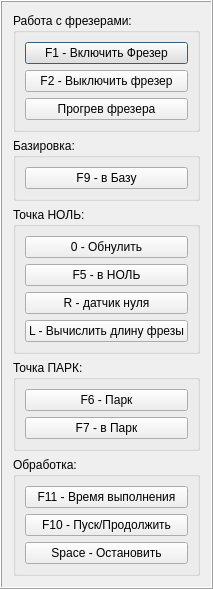
         <widget class="QFrame" name="actions_frame">
          <property name="sizePolicy">
           <sizepolicy hsizetype="Preferred" vsizetype="Preferred">
            <horstretch>3</horstretch>
            <verstretch>7</verstretch>
           </sizepolicy>
          </property>
          <property name="frameShape">
           <enum>QFrame::Box</enum>
          </property>
          <property name="frameShadow">
           <enum>QFrame::Raised</enum>
          </property>
          <layout class="QVBoxLayout" name="verticalLayout_3">
           <item>
            <widget class="QGroupBox" name="mill_actions_group_box">
             <property name="title">
              <string>Работа с фрезерами:</string>
             </property>
             <layout class="QVBoxLayout" name="verticalLayout_9">
              <item>
               <widget class="QPushButton" name="mill_on_button">
                <property name="sizePolicy">
                 <sizepolicy hsizetype="Minimum" vsizetype="Preferred">
                  <horstretch>0</horstretch>
                  <verstretch>0</verstretch>
                 </sizepolicy>
                </property>
                <property name="palette">
                 <palette>
                  <active>
                   <colorrole role="Button">
                    <brush brushstyle="SolidPattern">
                     <color alpha="255">
                      <red>223</red>
                      <green>223</green>
                      <blue>223</blue>
                     </color>
                    </brush>
                   </colorrole>
                   <colorrole role="BrightText">
                    <brush brushstyle="SolidPattern">
                     <color alpha="255">
                      <red>255</red>
                      <green>255</green>
                      <blue>255</blue>
                     </color>
                    </brush>
                   </colorrole>
                   <colorrole role="ButtonText">
                    <brush brushstyle="SolidPattern">
                     <color alpha="255">
                      <red>0</red>
                      <green>0</green>
                      <blue>0</blue>
                     </color>
                    </brush>
                   </colorrole>
                   <colorrole role="Base">
                    <brush brushstyle="SolidPattern">
                     <color alpha="255">
                      <red>255</red>
                      <green>255</green>
                      <blue>255</blue>
                     </color>
                    </brush>
                   </colorrole>
                   <colorrole role="Window">
                    <brush brushstyle="SolidPattern">
                     <color alpha="255">
                      <red>70</red>
                      <green>130</green>
                      <blue>179</blue>
                     </color>
                    </brush>
                   </colorrole>
                  </active>
                  <inactive>
                   <colorrole role="Button">
                    <brush brushstyle="SolidPattern">
                     <color alpha="255">
                      <red>223</red>
                      <green>223</green>
                      <blue>223</blue>
                     </color>
                    </brush>
                   </colorrole>
                   <colorrole role="BrightText">
                    <brush brushstyle="SolidPattern">
                     <color alpha="255">
                      <red>255</red>
                      <green>255</green>
                      <blue>255</blue>
                     </color>
                    </brush>
                   </colorrole>
                   <colorrole role="ButtonText">
                    <brush brushstyle="SolidPattern">
                     <color alpha="255">
                      <red>0</red>
                      <green>0</green>
                      <blue>0</blue>
                     </color>
                    </brush>
                   </colorrole>
                   <colorrole role="Base">
                    <brush brushstyle="SolidPattern">
                     <color alpha="255">
                      <red>255</red>
                      <green>255</green>
                      <blue>255</blue>
                     </color>
                    </brush>
                   </colorrole>
                   <colorrole role="Window">
                    <brush brushstyle="SolidPattern">
                     <color alpha="255">
                      <red>70</red>
                      <green>130</green>
                      <blue>179</blue>
                     </color>
                    </brush>
                   </colorrole>
                  </inactive>
                  <disabled>
                   <colorrole role="Button">
                    <brush brushstyle="SolidPattern">
                     <color alpha="255">
                      <red>223</red>
                      <green>223</green>
                      <blue>223</blue>
                     </color>
                    </brush>
                   </colorrole>
                   <colorrole role="BrightText">
                    <brush brushstyle="SolidPattern">
                     <color alpha="255">
                      <red>255</red>
                      <green>255</green>
                      <blue>255</blue>
                     </color>
                    </brush>
                   </colorrole>
                   <colorrole role="ButtonText">
                    <brush brushstyle="SolidPattern">
                     <color alpha="255">
                      <red>120</red>
                      <green>120</green>
                      <blue>120</blue>
                     </color>
                    </brush>
                   </colorrole>
                   <colorrole role="Base">
                    <brush brushstyle="SolidPattern">
                     <color alpha="255">
                      <red>70</red>
                      <green>130</green>
                      <blue>179</blue>
                     </color>
                    </brush>
                   </colorrole>
                   <colorrole role="Window">
                    <brush brushstyle="SolidPattern">
                     <color alpha="255">
                      <red>70</red>
                      <green>130</green>
                      <blue>179</blue>
                     </color>
                    </brush>
                   </colorrole>
                  </disabled>
                 </palette>
                </property>
                <property name="text">
                 <string>F1 - Включить Фрезер</string>
                </property>
                <property name="shortcut">
                 <string>F1</string>
                </property>
               </widget>
              </item>
              <item>
               <widget class="QPushButton" name="mill_off_button">
                <property name="sizePolicy">
                 <sizepolicy hsizetype="Minimum" vsizetype="Preferred">
                  <horstretch>0</horstretch>
                  <verstretch>0</verstretch>
                 </sizepolicy>
                </property>
                <property name="text">
                 <string>F2 - Выключить фрезер</string>
                </property>
                <property name="shortcut">
                 <string>F2</string>
                </property>
               </widget>
              </item>
              <item>
               <widget class="QPushButton" name="mill_warming_button">
                <property name="sizePolicy">
                 <sizepolicy hsizetype="Minimum" vsizetype="Preferred">
                  <horstretch>0</horstretch>
                  <verstretch>0</verstretch>
                 </sizepolicy>
                </property>
                <property name="text">
                 <string>Прогрев фрезера</string>
                </property>
                <property name="shortcut">
                 <string>F3</string>
                </property>
               </widget>
              </item>
             </layout>
            </widget>
           </item>
           <item>
            <widget class="QGroupBox" name="base_control_group_box">
             <property name="title">
              <string>Базировка:</string>
             </property>
             <layout class="QVBoxLayout" name="verticalLayout_11">
              <item>
               <widget class="QPushButton" name="to_base_button">
                <property name="sizePolicy">
                 <sizepolicy hsizetype="Minimum" vsizetype="Preferred">
                  <horstretch>0</horstretch>
                  <verstretch>0</verstretch>
                 </sizepolicy>
                </property>
                <property name="text">
                 <string>F9 - в Базу</string>
                </property>
                <property name="shortcut">
                 <string>F9</string>
                </property>
               </widget>
              </item>
             </layout>
            </widget>
           </item>
           <item>
            <widget class="QGroupBox" name="zero_group_box">
             <property name="title">
              <string>Точка НОЛЬ:</string>
             </property>
             <layout class="QVBoxLayout" name="verticalLayout_8">
              <item>
               <widget class="QPushButton" name="zero_button">
                <property name="sizePolicy">
                 <sizepolicy hsizetype="Minimum" vsizetype="Preferred">
                  <horstretch>0</horstretch>
                  <verstretch>0</verstretch>
                 </sizepolicy>
                </property>
                <property name="text">
                 <string>0 - Обнулить</string>
                </property>
                <property name="shortcut">
                 <string>0</string>
                </property>
               </widget>
              </item>
              <item>
               <widget class="QPushButton" name="to_zer_button">
                <property name="sizePolicy">
                 <sizepolicy hsizetype="Minimum" vsizetype="Preferred">
                  <horstretch>0</horstretch>
                  <verstretch>0</verstretch>
                 </sizepolicy>
                </property>
                <property name="text">
                 <string>F5 - в НОЛЬ</string>
                </property>
                <property name="shortcut">
                 <string>F5</string>
                </property>
               </widget>
              </item>
              <item>
               <widget class="QPushButton" name="zero_sensor_button">
                <property name="sizePolicy">
                 <sizepolicy hsizetype="Minimum" vsizetype="Preferred">
                  <horstretch>0</horstretch>
                  <verstretch>0</verstretch>
                 </sizepolicy>
                </property>
                <property name="text">
                 <string>R - датчик нуля</string>
                </property>
                <property name="shortcut">
                 <string>R</string>
                </property>
               </widget>
              </item>
              <item>
               <widget class="QPushButton" name="length_sensor_button">
                <property name="sizePolicy">
                 <sizepolicy hsizetype="Minimum" vsizetype="Preferred">
                  <horstretch>0</horstretch>
                  <verstretch>0</verstretch>
                 </sizepolicy>
                </property>
                <property name="text">
                 <string>L - Вычислить длину фрезы</string>
                </property>
                <property name="shortcut">
                 <string>L</string>
                </property>
               </widget>
              </item>
             </layout>
            </widget>
           </item>
           <item>
            <widget class="QGroupBox" name="park_group_box">
             <property name="title">
              <string>Точка ПАРК:</string>
             </property>
             <layout class="QVBoxLayout" name="verticalLayout_10">
              <item>
               <widget class="QPushButton" name="park_button">
                <property name="sizePolicy">
                 <sizepolicy hsizetype="Minimum" vsizetype="Preferred">
                  <horstretch>0</horstretch>
                  <verstretch>0</verstretch>
                 </sizepolicy>
                </property>
                <property name="text">
                 <string>F6 - Парк</string>
                </property>
                <property name="shortcut">
                 <string>F6</string>
                </property>
               </widget>
              </item>
              <item>
               <widget class="QPushButton" name="to_park_button">
                <property name="sizePolicy">
                 <sizepolicy hsizetype="Minimum" vsizetype="Preferred">
                  <horstretch>0</horstretch>
                  <verstretch>0</verstretch>
                 </sizepolicy>
                </property>
                <property name="text">
                 <string>F7 - в Парк</string>
                </property>
                <property name="shortcut">
                 <string>F7</string>
                </property>
               </widget>
              </item>
             </layout>
            </widget>
           </item>
           <item>
            <widget class="QGroupBox" name="milling_group_box">
             <property name="title">
              <string>Обработка:</string>
             </property>
             <layout class="QVBoxLayout" name="verticalLayout_7">
              <item>
               <widget class="QPushButton" name="timer_button">
                <property name="sizePolicy">
                 <sizepolicy hsizetype="Minimum" vsizetype="Preferred">
                  <horstretch>0</horstretch>
                  <verstretch>0</verstretch>
                 </sizepolicy>
                </property>
                <property name="text">
                 <string>F11 - Время выполнения</string>
                </property>
                <property name="shortcut">
                 <string>F11</string>
                </property>
               </widget>
              </item>
              <item>
               <widget class="QPushButton" name="start_button">
                <property name="sizePolicy">
                 <sizepolicy hsizetype="Minimum" vsizetype="Preferred">
                  <horstretch>0</horstretch>
                  <verstretch>0</verstretch>
                 </sizepolicy>
                </property>
                <property name="text">
                 <string>F10 - Пуск/Продолжить</string>
                </property>
                <property name="shortcut">
                 <string>F10</string>
                </property>
               </widget>
              </item>
              <item>
               <widget class="QPushButton" name="stop_button">
                <property name="sizePolicy">
                 <sizepolicy hsizetype="Minimum" vsizetype="Preferred">
                  <horstretch>0</horstretch>
                  <verstretch>0</verstretch>
                 </sizepolicy>
                </property>
                <property name="text">
                 <string>Space - Остановить</string>
                </property>
                <property name="shortcut">
                 <string>Space</string>
                </property>
               </widget>
              </item>
             </layout>
            </widget>
           </item>
          </layout>
         </widget>
